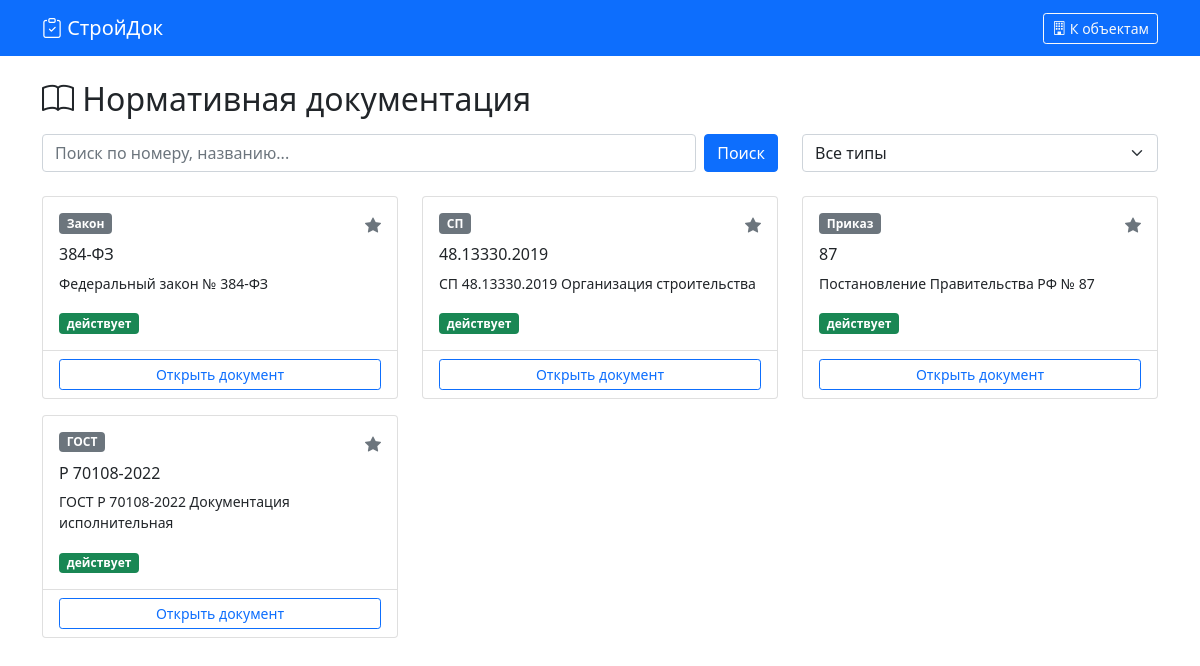
Page /normatives on the committed database.
### tables this page shows
CREATE TABLE normatives
                 (id INTEGER PRIMARY KEY AUTOINCREMENT, 
                  doc_type TEXT, number TEXT, title TEXT, full_title TEXT,
                  status TEXT, actual_date TEXT, tags TEXT, content TEXT, 
                  replaced_by TEXT, is_favorite INTEGER);

### app.py (the view)
@app.route('/normatives')
def normatives():
    doc_type = request.args.get('type', '')
    search = request.args.get('search', '')
    return render_template('normatives.html', normatives=get_all_normatives(doc_type, search),
                          search=search, selected_type=doc_type)

### templates/normatives.html (shortened to what this page needs)
<!DOCTYPE html>
<html lang="ru">
<head>
    <link href="https://cdn.jsdelivr.net/npm/bootstrap@5.1.3/dist/css/bootstrap.min.css" rel="stylesheet">
    <link rel="stylesheet" href="https://cdn.jsdelivr.net/npm/bootstrap-icons@1.8.1/font/bootstrap-icons.css">
</head>
<body>
    <nav class="navbar navbar-dark bg-primary">
        <div class="container">
            <a class="navbar-brand" href="/">
                <i class="bi bi-clipboard-check"></i> СтройДок
            </a>
            <a href="/" class="btn btn-outline-light btn-sm">
                <i class="bi bi-building"></i> К объектам
            </a>
        </div>
    </nav>
    <div class="container mt-4">
        <h2><i class="bi bi-book"></i> Нормативная документация</h2>
        <div class="row mt-3 mb-4">
            <div class="col-md-8">
                <form method="GET" class="d-flex gap-2">
                    <input type="text" name="search" class="form-control" placeholder="Поиск по номеру, названию..." value="{{ search }}">
                    <button type="submit" class="btn btn-primary">Поиск</button>
                </form>
            </div>
            <div class="col-md-4">
                <select class="form-select" onchange="location.href='/normatives?type='+this.value">
                    <option value="">Все типы</option>
                </select>
            </div>
        </div>
        <div class="row">
            {% for doc in normatives %}
            <div class="col-md-6 col-lg-4 mb-3">
                <div class="card h-100">
                    <div class="card-body">
                        <div class="d-flex justify-content-between align-items-start">
                            <span class="badge bg-secondary">{{ doc.doc_type.value }}</span>
                            <a href="/normative/favorite/{{ doc.id }}/{{ 0 if doc.is_favorite else 1 }}" class="text-warning">
                                <i class="bi bi-star{% if not doc.is_favorite %}-fill text-muted{% endif %}"></i>
                            </a>
                        </div>
                        <h6 class="mt-2">{{ doc.number }}</h6>
                        <p class="small">{{ doc.title[:80] }}{% if doc.title|length > 80 %}...{% endif %}</p>
                        <div class="mt-2">
                            <span class="badge bg-success">{{ doc.status }}</span>
                        </div>
                    </div>
                    <div class="card-footer bg-transparent">
                        <a href="/normative/{{ doc.id }}" class="btn btn-sm btn-outline-primary w-100">Открыть документ</a>
                    </div>
                </div>
            </div>
            {% else %}
            <div class="col-12">
                <div class="alert alert-info">Документов не найдено</div>
            </div>
            {% endfor %}
        </div>
    </div>
</body>
</html>

### rows in the picture
normatives: doc_type.value "Закон", is_favorite 0 (drawn), number "384-ФЗ", title "Федеральный закон № 384-ФЗ", status "действует"
normatives: doc_type.value "СП", is_favorite 0 (drawn), number "48.13330.2019", title "СП 48.13330.2019 Организация строительства", status "действует"
normatives: doc_type.value "Приказ", is_favorite 0 (drawn), number "87", title "Постановление Правительства РФ № 87", status "действует"
normatives: doc_type.value "ГОСТ", is_favorite 0 (drawn), number "Р 70108-2022", title "ГОСТ Р 70108-2022 Документация исполнительная", status "действует"
